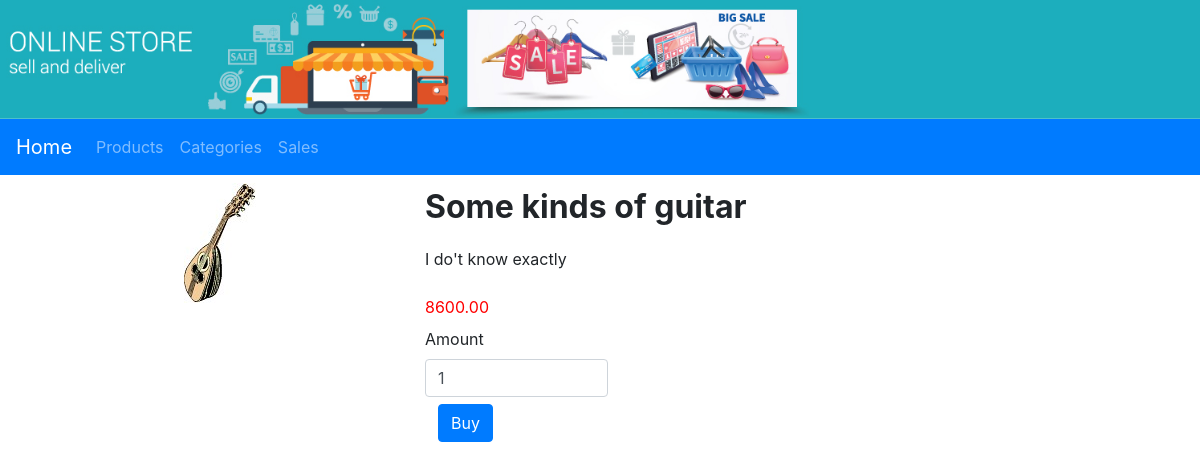
Screenshot of /product_detail.php?p_id=60 with the database file from the repository.
### tables this page shows
CREATE TABLE `product` (
  `id` int(11) NOT NULL,
  `category_id` int(11) NOT NULL,
  `name` varchar(50) NOT NULL,
  `description` text NOT NULL,
  `price` decimal(10,2) NOT NULL,
  `stock` int(11) NOT NULL,
  `picture` varchar(50) NOT NULL
);

### product_detail.php (the view)
<?php
include('menu.php');
$p_id = $_GET['p_id'];
$select_p = "SELECT * FROM product WHERE id=$p_id";
$result = mysqli_query($conn, $select_p);
while ($row_p = mysqli_fetch_assoc($result)) {
?>
<div class="container mt-2">
    <div class="row">
        <div class="col-sm-4 p_img">
            <img src="img/<?= $row_p['picture'] ?>" alt="">
        </div>
        <div class="col-sm-8">
            <div class="p_name"><?= $row_p['name'] ?></div>
            <div class="p_desc"><?= $row_p['description'] ?></div>
            <div class="p_price"><?= $row_p['price'] ?></div>
            <div class="p_form">
                <form action="" method="post">
                    <div class="form-group">
                        <label for="">Amount</label>
                        <input type="number" name="p_amount" class="col-sm-3 form-control" min="1" value="1">
                        <div class="btn">
                            <input type="submit" value="Buy" class="btn btn-primary">
                        </div>
                    </div>
                </form>
            </div>
        </div>
    </div>
</div>
<?php
}
?>

### style.css (style rules this page uses)
.p_img { text-align: center; }
.p_img img { transition: transform 0.2s; }
.p_name { font-size: 2rem; font-weight: bolder; height: 4rem; }
.p_desc { height: 3rem; }
.p_price { color: #f00; height: 2rem; }

### rows the page displays
product: picture (picture), name "Some kinds of guitar", description "I do't know exactly", price "8600.00"
